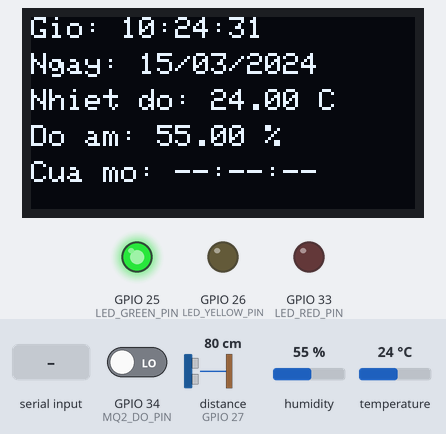
Bench run of a sketch on a simulated ESP32. On the bench: 128×64 one-colour display, output pins drawn as LEDs (lit = HIGH). Wiring (inferred from the names in the program): ultrasonic range finder: trigger GPIO 14; echo GPIO 27. The test bench sets the inputs (shaded band); at power-on: distance to the obstacle (sensor on GPIO 27) 80 cm, humidity 55 %, GPIO 34 (MQ2_DO_PIN) LOW, temperature 24 °C. The echo pulse lasts 58.3 µs per cm; the local clock reads 2024-03-15 10:24:30 at power-on unless the sketch sets it; pins used as bus, display or sensor lines are not drawn; what the sketch prints to the serial monitor is not drawn.

Above: at 1.6 s.
1.7 s: distance to the obstacle (sensor on GPIO 27) set to 16 cm
7.5 s: distance to the obstacle (sensor on GPIO 27) set to 12 cm
At 8.8 s:
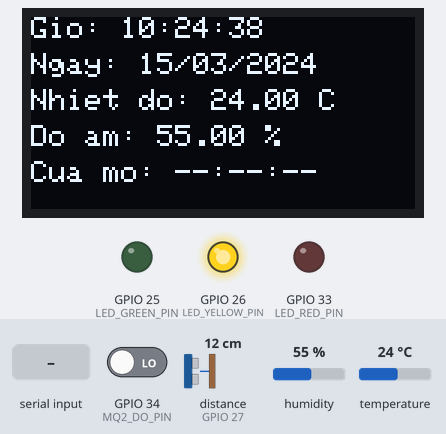
13.5 s: "DOOR_OPEN\n" received over the second serial link
At 14.8 s:
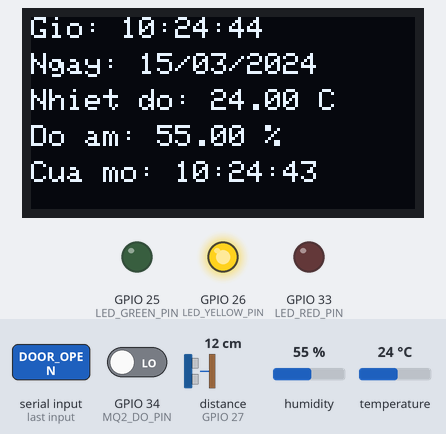
16.5 s: humidity set to 22 %
At 21.4 s:
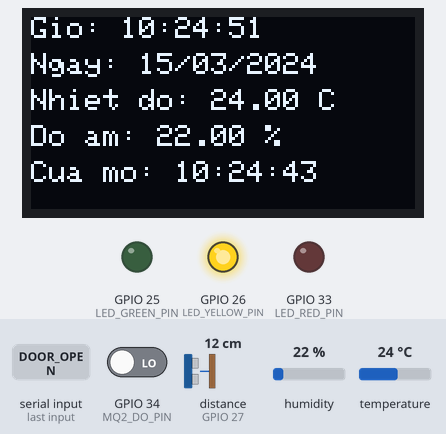
21.5 s: distance to the obstacle (sensor on GPIO 27) set to 8 cm
23.5 s: distance to the obstacle (sensor on GPIO 27) set to 5 cm
At 24.8 s:
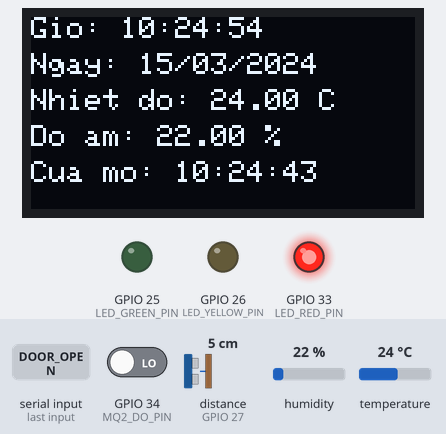
Timing chart, 0 to 26.5 s (numbered marks = the images above; inputs shaded):
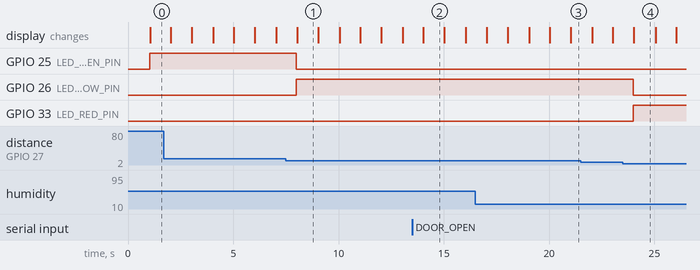

The sketch:

esp32_salve.ino
```cpp
#include <Arduino.h>
#include <Wire.h>
#include <Adafruit_GFX.h>
#include <Adafruit_SSD1306.h>
#include <RTClib.h>
#include <DHT.h>

// --- CẤU HÌNH CHÂN KẾT NỐI (Theo Bảng 3.1 & Sơ đồ mạch) ---
#define DHTPIN 4
#define DHTTYPE DHT11          // Đổi thành DHT22 nếu dùng cảm biến DHT22

#define MQ2_AO_PIN 35
#define MQ2_DO_PIN 34

#define TRIG_PIN 14
#define ECHO_PIN 27

#define LED_RED_PIN 33         // Kho đầy (<= 6.8 cm)
#define LED_YELLOW_PIN 26      // Kho trung bình (6.8 - 13.4 cm)
#define LED_GREEN_PIN 25       // Kho còn trống (> 13.4 cm)

#define UART_RX_PIN 16         // Nối với TX2 (GPIO 17) của ESP32 chính
#define UART_TX_PIN 17         // Nối với RX2 (GPIO 16) của ESP32 chính

// --- KHỞI TẠO ĐỐI TƯỢNG ---
#define SCREEN_WIDTH 128
#define SCREEN_HEIGHT 64
Adafruit_SSD1306 display(SCREEN_WIDTH, SCREEN_HEIGHT, &Wire, -1);
RTC_DS3231 rtc;
DHT dht(DHTPIN, DHTTYPE);

// --- BIẾN TOÀN CỤC ---
float temperature = 0.0;
float humidity = 0.0;
String lastDoorOpenTime = "--:--:--";
bool isGasAlert = false;
unsigned long lastSensorRead = 0;

// Hàm đo khoảng cách bằng HC-SR04 (cm)
float getDistanceCM() {
    digitalWrite(TRIG_PIN, LOW);
    delayMicroseconds(2);
    digitalWrite(TRIG_PIN, HIGH);
    delayMicroseconds(10);
    digitalWrite(TRIG_PIN, LOW);

    long duration = pulseIn(ECHO_PIN, HIGH, 30000); // Timeout 30ms
    if (duration == 0) return 999.0;
    return duration * 0.034 / 2.0;
}

// Hàm cập nhật LED trạng thái sức chứa kho (Theo Lưu đồ Hình 3.6)
void updateWarehouseCapacity() {
    float distance = getDistanceCM();

    if (distance > 13.4) {
        digitalWrite(LED_GREEN_PIN, HIGH);
        digitalWrite(LED_YELLOW_PIN, LOW);
        digitalWrite(LED_RED_PIN, LOW);
    } else if (distance > 6.8 && distance <= 13.4) {
        digitalWrite(LED_GREEN_PIN, LOW);
        digitalWrite(LED_YELLOW_PIN, HIGH);
        digitalWrite(LED_RED_PIN, LOW);
    } else {
        digitalWrite(LED_GREEN_PIN, LOW);
        digitalWrite(LED_YELLOW_PIN, LOW);
        digitalWrite(LED_RED_PIN, HIGH);
    }
}

// Hàm giám sát khí gas MQ-2 và gửi cảnh báo UART về ESP32 chính
void checkGasSensor() {
    // MQ-2 DO thường tích cực mức THẤP (0) khi phát hiện khí gas vượt ngưỡng
    bool gasDetected = (digitalRead(MQ2_DO_PIN) == LOW);

    if (gasDetected && !isGasAlert) {
        isGasAlert = true;
        Serial2.println("GAS_ON");
        Serial.println("Canh bao: Phat hien khi gas -> Gui GAS_ON");
    } else if (!gasDetected && isGasAlert) {
        isGasAlert = false;
        Serial2.println("GAS_OFF");
        Serial.println("An toan: Het khi gas -> Gui GAS_OFF");
    }
}

// Hàm nhận lệnh từ ESP32 chính qua UART2
void checkMasterCommand() {
    if (Serial2.available()) {
        String cmd = Serial2.readStringUntil('\n');
        cmd.trim();

        if (cmd == "DOOR_OPEN") {
            DateTime now = rtc.now();
            char timeBuff[10];
            char fullTimeBuff[25];

            sprintf(timeBuff, "%02d:%02d:%02d", now.hour(), now.minute(), now.second());
            lastDoorOpenTime = String(timeBuff);

            sprintf(fullTimeBuff, "TIME_OPEN: %02d:%02d:%02d %02d/%02d/%04d",
                    now.hour(), now.minute(), now.second(),
                    now.day(), now.month(), now.year());
            Serial2.println(fullTimeBuff);
            Serial.println(fullTimeBuff);
        }
    }
}

// Hàm hiển thị thông số lên màn hình OLED (Theo Hình 4.5)
void updateOLED() {
    DateTime now = rtc.now();
    char timeStr[16];
    char dateStr[16];

    sprintf(timeStr, "%02d:%02d:%02d", now.hour(), now.minute(), now.second());
    sprintf(dateStr, "%02d/%02d/%04d", now.day(), now.month(), now.year());

    display.clearDisplay();
    display.setTextSize(1);
    display.setTextColor(SSD1306_WHITE);

    display.setCursor(0, 0);
    display.print("Gio: ");
    display.println(timeStr);

    display.setCursor(0, 12);
    display.print("Ngay: ");
    display.println(dateStr);

    display.setCursor(0, 24);
    display.print("Nhiet do: ");
    display.print(temperature, 2);
    display.println(" C");

    display.setCursor(0, 36);
    display.print("Do am: ");
    display.print(humidity, 2);
    display.println(" %");

    display.setCursor(0, 48);
    display.print("Cua mo: ");
    display.println(lastDoorOpenTime);

    display.display();
}

void setup() {
    Serial.begin(9600);
    Serial2.begin(9600, SERIAL_8N1, UART_RX_PIN, UART_TX_PIN);

    pinMode(MQ2_DO_PIN, INPUT);
    pinMode(TRIG_PIN, OUTPUT);
    pinMode(ECHO_PIN, INPUT);

    pinMode(LED_RED_PIN, OUTPUT);
    pinMode(LED_YELLOW_PIN, OUTPUT);
    pinMode(LED_GREEN_PIN, OUTPUT);
    digitalWrite(LED_RED_PIN, LOW);
    digitalWrite(LED_YELLOW_PIN, LOW);
    digitalWrite(LED_GREEN_PIN, LOW);

    dht.begin();
    Wire.begin(21, 22);

    if (!display.begin(SSD1306_SWITCHCAPVCC, 0x3C)) {
        Serial.println("Khong tim thay man hinh OLED!");
    }
    display.clearDisplay();
    display.display();

    if (!rtc.begin()) {
        Serial.println("Khong tim thay RTC DS3231!");
    }
    if (rtc.lostPower()) {
        rtc.adjust(DateTime(F(__DATE__), F(__TIME__)));
    }
}

void loop() {
    checkMasterCommand();
    checkGasSensor();

    // Đọc DHT11, siêu âm và cập nhật OLED mỗi 1 giây
    if (millis() - lastSensorRead >= 1000) {
        lastSensorRead = millis();

        float t = dht.readTemperature();
        float h = dht.readHumidity();
        if (!isnan(t) && !isnan(h)) {
            temperature = t;
            humidity = h;
        }

        updateWarehouseCapacity();
        updateOLED();
    }
}
```

Measured:
- the behaviour switches between 14 and 13 cm on distance to the obstacle (sensor on GPIO 27) (found by bisection; images 0 and 1)
- the behaviour switches between 7 and 6 cm on distance to the obstacle (sensor on GPIO 27) (found by bisection; images 3 and 4)
- after the input at 7.5 s, GPIO 25 (LED_GREEN_PIN): HIGH → LOW after 0.50 s; GPIO 26 (LED_YELLOW_PIN): LOW → HIGH after 0.50 s
- after the input at 23.5 s, GPIO 26 (LED_YELLOW_PIN): HIGH → LOW after 0.50 s; GPIO 33 (LED_RED_PIN): LOW → HIGH after 0.50 s
- what the display in image 2 shows lasts 1.0 s, from 14.0 s to 15.0 s
